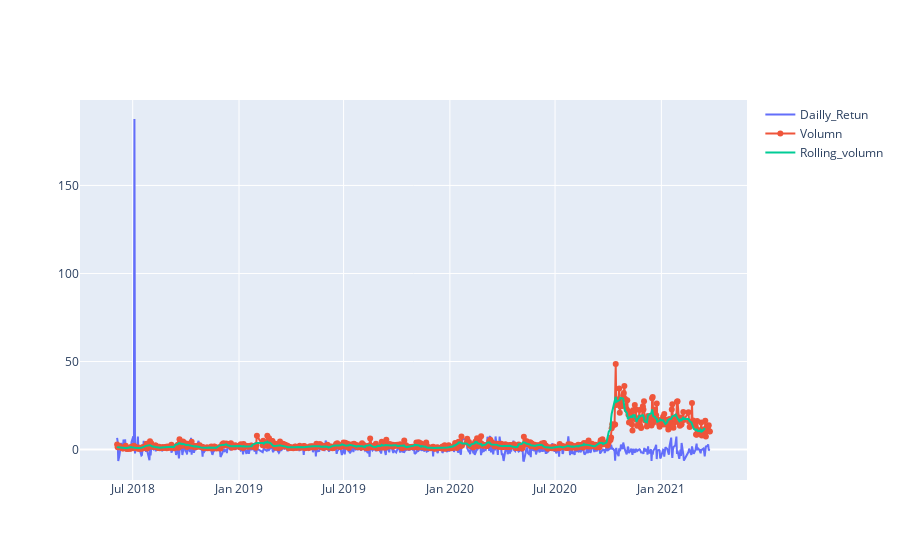

The notebook cell saved with this chart:
### Code cell
df['Volumn'] = df['<Volume>']/1000000
Volumnshort_rolling = df['Volumn'].rolling(window=7).mean()

fig = go.Figure()
fig.add_trace(go.Scatter(x=df.datetime, y=df['Daily_return'], 
                        mode='lines', name='Dailly_Retun'))
fig.add_trace(go.Scatter(x=df.datetime, y=df['Volumn'], 
                        mode='lines+markers', name='Volumn'))

fig.add_trace(go.Scatter(x=df.datetime, y=Volumnshort_rolling, 
                        mode='lines', name='Rolling_volumn'))

### Figure 1 — Plotly figure (JSON) as saved in the notebook; plotly's stock layout.template omitted (floating-point values rounded to 4 significant figures; data arrays with more than 128 entries replaced by an {"elided": "..."} marker saying what was removed)
{"data": [{"mode": "lines", "name": "Dailly_Retun", "type": "scatter", "x": {"elided": "706 str values"}, "y": {"elided": "706 float values"}}, {"mode": "lines+markers", "name": "Volumn", "type": "scatter", "x": {"elided": "706 str values"}, "y": {"elided": "706 float values"}}, {"mode": "lines", "name": "Rolling_volumn", "type": "scatter", "x": {"elided": "706 str values"}, "y": {"elided": "706 float values"}}], "layout": {}}
